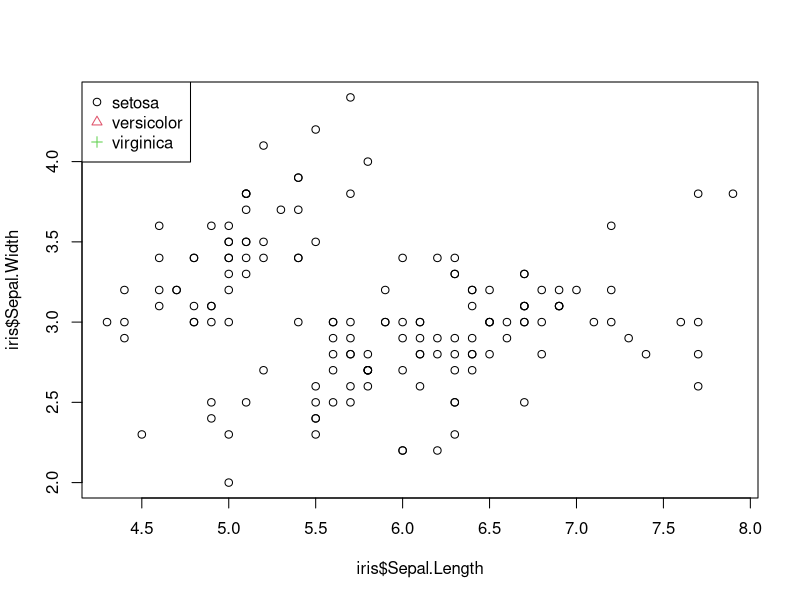
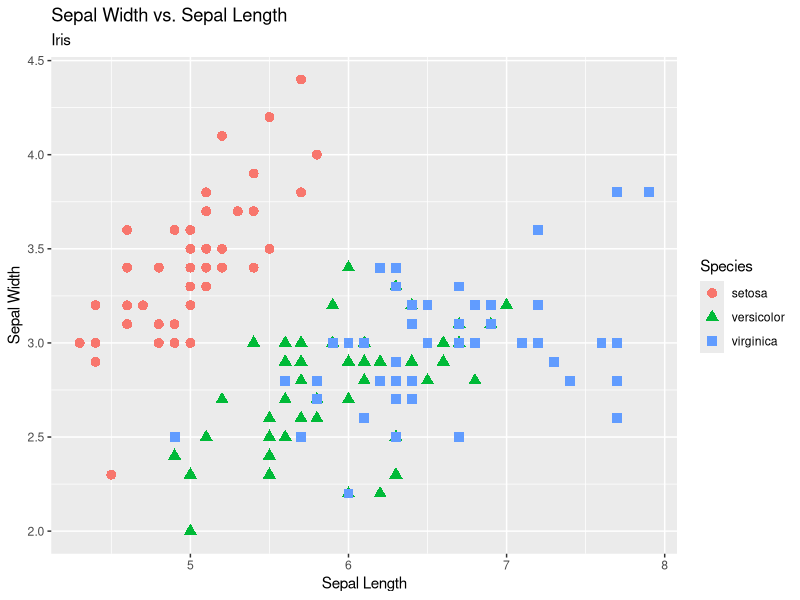
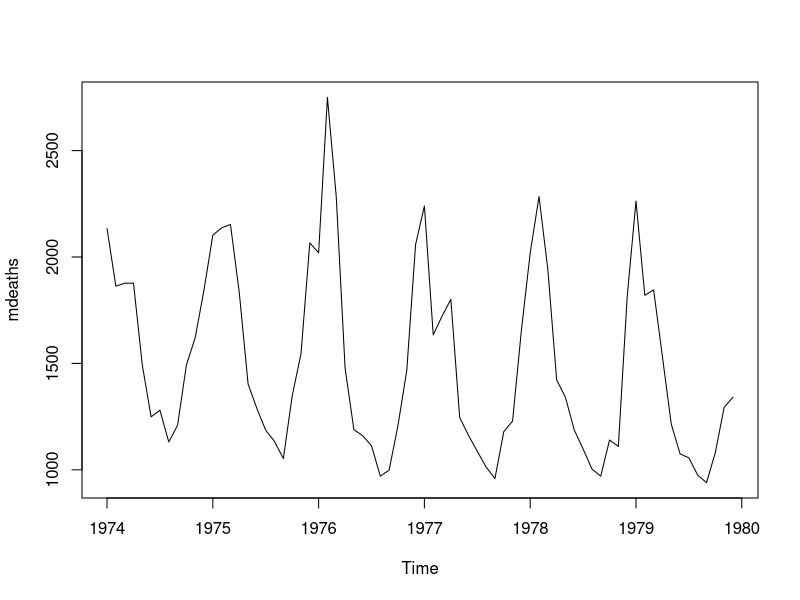
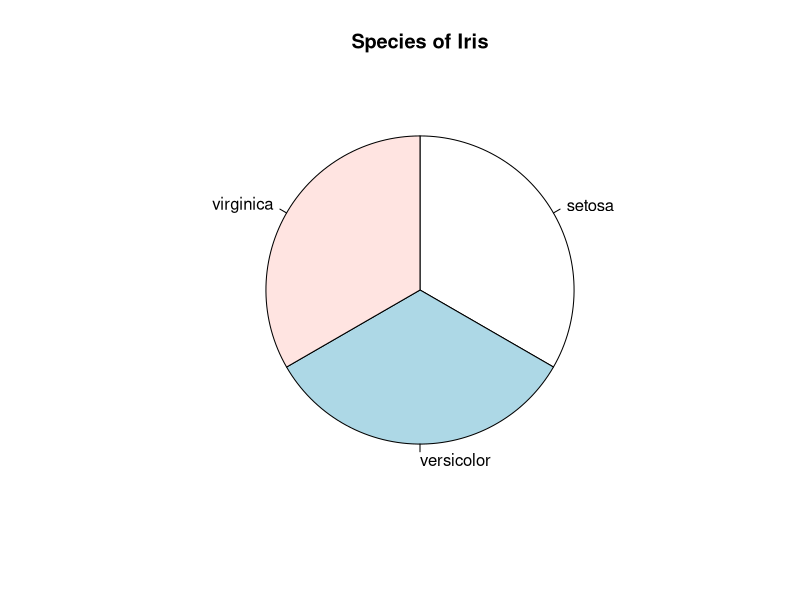
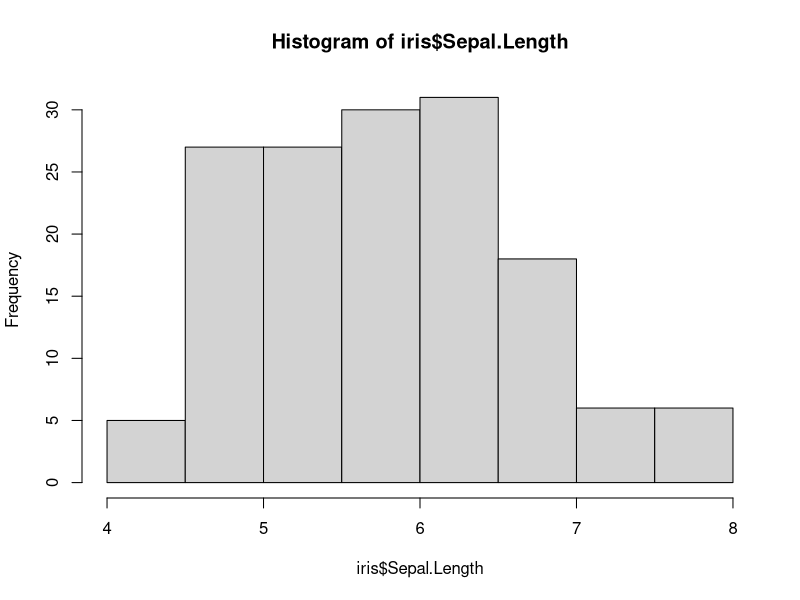
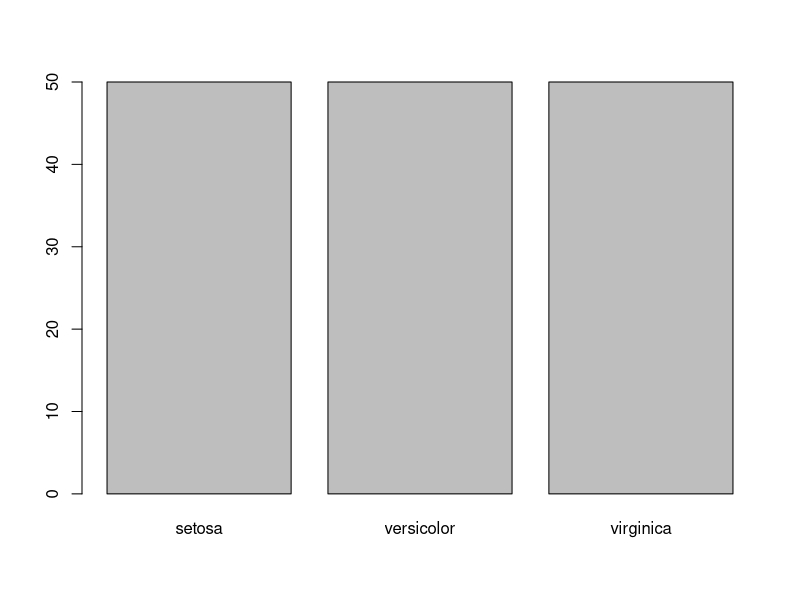
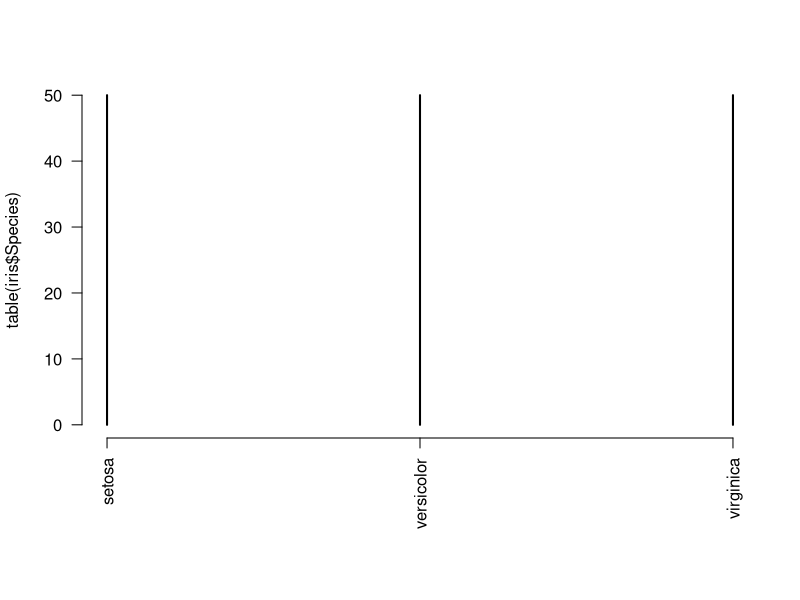
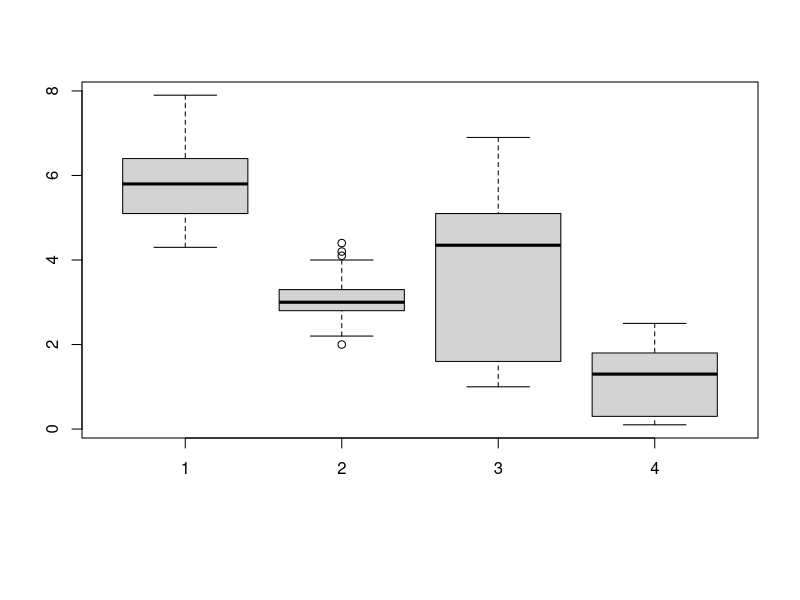

Write the R code that produced these figures, in order.
head(iris)

summary(iris)

# Some parameters related to titles, labels, limits...
plot(x = iris$Sepal.Length, y = iris$Sepal.Width,
#      main = "Sepal Width vs. Sepal Length",    # Title
#      sub = "Iris",                             # Sub title
#      xlim = range(iris$Sepal.Length),          # limits of x-axis
#      ylim = c(1, 10),                          # Limits of y-axis
#      xlab = "Sepal Length",                    # Label of x-axis
#      ylab = "Sepal Width",                     # Label of y-axis
#      log = "xy"                                # Axis to be set on log scale
#      col = iris$Species,                       # color
#      pch = as.numeric(iris$Species),           # point type
#      axes = F,
)            
# x and y are arguments - these two are sufficient for a plot
# In this plot, I specified some most basic graphical parameters.

# Add legends
legend("topleft",
       legend = unique(iris$Species),
       col = unique(iris$Species),
       pch = as.numeric(unique(iris$Species))
)

# ggplot2
library(ggplot2)
e <- ggplot(iris, aes(Sepal.Length, Sepal.Width, color = Species, shape = Species)) +
        geom_point(size = 3) +
        labs(title = "Sepal Width vs. Sepal Length",
             subtitle = "Iris",
             x = "Sepal Length",
             y = "Sepal Width")
e

# Some parameters related to text and plot size.
plot(mdeaths,
#      type = "b",    # Type of plot
#      pch = ,     # plotting symbols, 1~25 plus anything you want.
#      cex = 2,       # Plotting text and symbol size
#      cex.axis = 2,  # Axis annotation size
#      main = "Sepal Length", 
#      cex.main = 2,  # Title text size
#      cex.lab = 1,   # Axis label size
#      lwd = 1,       # Line width
#      lty = 4
)

table(iris$Species)

pie(x = table(iris$Species),
#     col = 1:3,
    clockwise = T,
    main = "Species of Iris",  
)

# Some parameters related to colors
# par(bg = "lightgreen") # par() sets graphical parameters before plots.

hist(iris$Sepal.Length,
#      freq = F,             # count or proportion
#      breaks = 15,
#      breaks = seq(from = 4,to = 8,by = 0.5),
#      xlim = range(iris$Sepal.Length),
#      main = "Histogram of Sepal Length",
#      sub = "Iris",
#      xlab = "Sepal Length",
#      col.main = "blue",
#      col.axis = 2,
#      col.lab = "#009933",
#      col.sub = 4,           # multiple ways to specify color.
#      col = "darkgreen",
#      border = "blue",       # Color of border of the bars
#      density = 2,           # density of shading lines
#      angle = 15             # angle of shading lines, in degrees.
)
# border, density and angle are parameters specific to hist().
# Mostly showed parameters related to colors.
# Sorry I am really really really bad with colors.

table(iris$Species)
barplot(table(iris$Species))

par(mar = c(8, 4, 4, 2) + 0.1) 
# Set the margins around the plotting area
plot(table(iris$Species), type = "h", las = 2)
# las controls the orientation of axis annotations.

boxplot(iris$Sepal.Length, iris$Sepal.Width, iris$Petal.Length, iris$Petal.Width)

fx1 <- function(x){x^2-10}
fx2 <- function(x){x^3}

# plot(fx1)

curve(fx1,
      xlim = c(-10, 10), ylim = c(-10, 10),
      col = 2, lty = 1)
curve(fx2, add = TRUE,   # add is an parameter in curve()
      col = 3, lty = 2)  # TRUE -> plot on the existing plot

x <- seq(from = -10, to = 2, by = 0.25)
y1 <- exp(x[1:24])
y2 <- exp(x[25:49])
points(x=x[1:24], y=y1, pch = ">")  # Add these points to the existing plot
lines(x=x[25:49], y=y2)
# Add the smooth line containing these points to the existing plot
# lines(x=x, y=y)     

abline(h = 5, lty = 3)      # h -> horizontal line at y = 5 
abline(v = -8, lty = "dotdash")     # v => vertical line at x = -8

abline(a = 0, b = 1/2)      # y = a + bx

# legend
legend("topright",       # Can also be "top", "bottomright", ...
       c(expression(paste(x^2-10)), expression(paste(x^3))),
       col = c(2,3),      # Usually corresponds to the plot
       lty = c(1,2),
       text.col = c(2,3))

xx <- seq(from = -10, to = 10, by = 0.1)
yy <- dnorm(xx, mean = 0, sd = 2)  
# dnorm() gives the normal distribution density
plot(x = xx, y = yy, type = "l", main = "PDF of Normal(0, 2)",
     axes = F,      # Suppress axes
     xlab = "x", ylab = "Density"
)
# axis() allows us to customize axes.
axis(1, at = seq(from = -10, to = 10, by = 4))
axis(2, at = seq(from = 0, to = 1, by = 0.02))
grid(col = "red")   # add grid lines.
# Explore the parameters allowed in grid()

par(mfrow = c(2,2),                # 2 x 2 = 4 plots on the same page,
    mar = c(3, 2, 1, 1) + 0.1)     # mar allows us to change margins
plot(lm(Sepal.Length~Petal.Length, data = iris))
# lm() for linear regression - EPIB 621 material
# Plot your linear regression object will give 4 diagnostic plots.

matrix(c(1,1,2,3), 2, 2, byrow = TRUE)

nf <- layout(matrix(c(1,1,2,3), 2, 2, byrow = TRUE))
par(mar = c(3, 2, 1, 1) + 0.1)
# layout.show(nf)  # Shows the partition of the plotting area
plot(x=x, y=c(y1, y2), type = "l")
plot(x=xx, y=yy, type = "l")
boxplot(iris$Sepal.Length, iris$Petal.Length)

# pdf(file = "Normal_Density.pdf")

# plot(x = xx, y = yy, type = "l", main = "PDF of Normal(0, 2)",
#      axes = F, xlab = "x", ylab = "Density")
# axis(1, at = seq(from = -10, to = 10, by = 2))
# axis(2, at = seq(from = 0, to = 1, by = 0.02))
# grid()

# dev.off()


